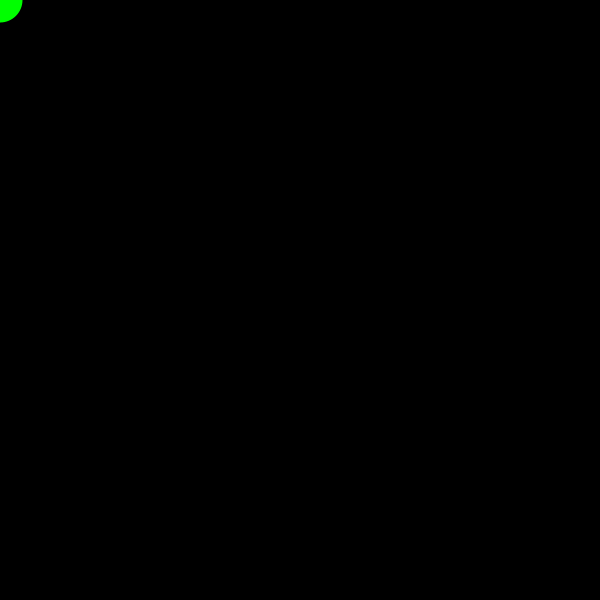
Frame 1 (no input)
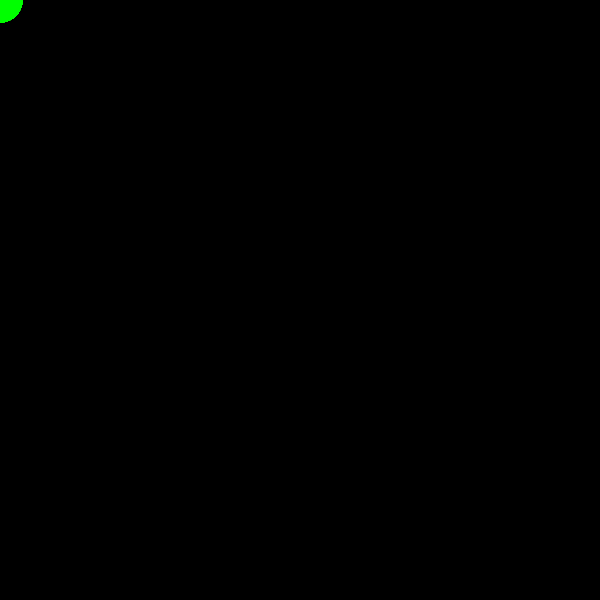
Frame 60 (the mouse pressed at the canvas centre just before this capture)
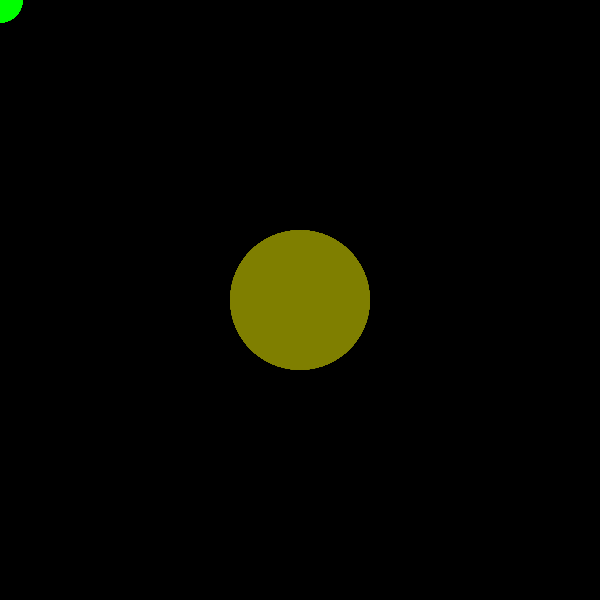
Frame 120 (the mouse held since frame 60 and released just before this capture)

The Processing sketch that drew these frames (run headless with seeded random() and noise(); from frame 60 on, the mouse is pressed at the canvas centre):

// Processing sketch: ejemplo_01
// ── ejemplo_01.pde
float diam;

float rojo;

float verde;

void setup() {
  size(600, 600);
  noStroke();
  diam = 0;
  rojo = 0;
  verde = 0;
  background(0);
}


void draw() {
 // background(0);
  rojo = map(mouseX, 0, width, 0, 255);
  verde = map(mouseX, 0, width, 255, 0);
  diam = map(mouseX, 0, width, 45, 234);
  fill(rojo, verde, 0);
  ellipse(mouseX,mouseY, diam, diam);
}
